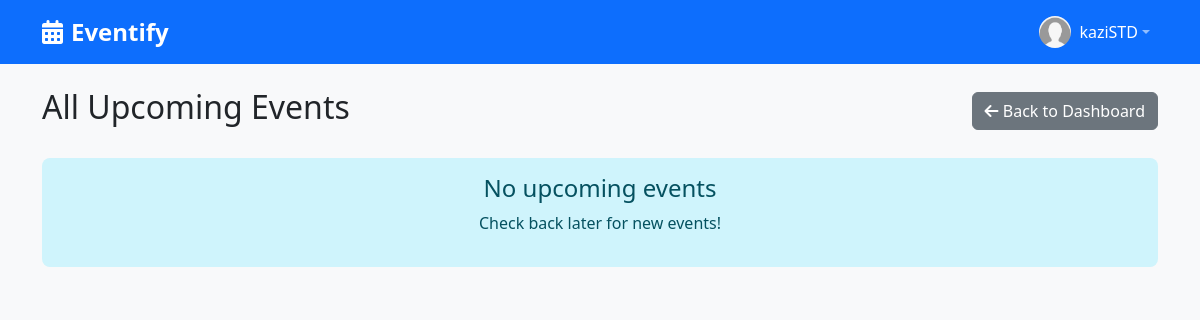
Page /student/events (signed in) on the earlier database version.
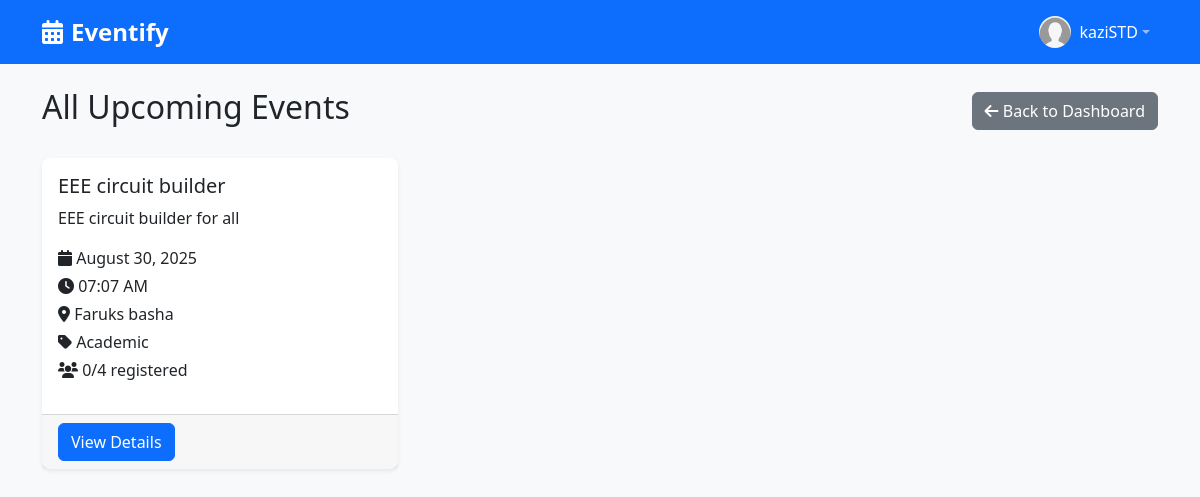
Same page on the later database version.
### models/event.py (models this page shows, shortened)
class Event(db.Model):
    __tablename__ = 'events'
    id = db.Column(db.Integer, primary_key=True)
    title = db.Column(db.String(200), nullable=False)
    description = db.Column(db.Text, nullable=False)
    date = db.Column(db.Date, nullable=False)
    time = db.Column(db.Time, nullable=False)
    location = db.Column(db.String(200), nullable=False)
    category = db.Column(db.String(100), nullable=False)
    max_capacity = db.Column(db.Integer, default=100)
    creator_id = db.Column(db.Integer, db.ForeignKey('users.id'), nullable=False)
    created_at = db.Column(db.DateTime, default=datetime.utcnow)
    updated_at = db.Column(db.DateTime, default=datetime.utcnow, onupdate=datetime.utcnow)
    creator = db.relationship('User', foreign_keys=[creator_id], back_populates='created_events')
    registered_users = db.relationship('User', secondary=event_registrations, back_populates='registered_events')
    @property
    def registration_count(self):
        return len(self.registered_users)

### views/student.py (the view)
@student_bp.route('/events')
def events():
    category = request.args.get('category', '')
    search = request.args.get('search', '')
    status = request.args.get('status', '')
    if search:
        upcoming_events = StudentViewModel.search_events(search)
    elif category:
        upcoming_events = StudentViewModel.get_events_by_category(category)
    elif status == 'ongoing':
        upcoming_events = StudentViewModel.get_ongoing_events()
    elif status == 'today':
        upcoming_events = StudentViewModel.get_today_events()
    else:
        upcoming_events = StudentViewModel.get_upcoming_events()
    return render_template('student/events.html',
                         events=upcoming_events,
                         today=date.today())

### app.py (called while the page is built)
def create_app():
    app = Flask(__name__)
    app.config.from_object(Config)
    db.init_app(app)
    login_manager = LoginManager()
    login_manager.init_app(app)
    login_manager.login_view = 'auth.login'
    login_manager.login_message = 'Please log in to access this page.'
    @login_manager.user_loader
    def load_user(user_id):
        return User.query.get(int(user_id))
    app.register_blueprint(auth_bp)
    app.register_blueprint(student_bp)
    app.register_blueprint(admin_bp)
    with app.app_context():
        db.create_all()
    @app.route('/')
    def index():
        if current_user.is_authenticated:
            if current_user.is_student():
                return redirect(url_for('student.dashboard'))
            else:
                return redirect(url_for('admin.dashboard'))
        return redirect(url_for('auth.login'))
    return app

### models/user.py (called while the page is built)
    def is_student(self):
        return self.role == 'student'

### viewmodels/student_viewmodel.py (called while the page is built)
    @staticmethod
    def get_upcoming_events():
        today = date.today()
        return Event.query.filter(Event.date >= today).order_by(Event.date, Event.time).all()

### templates/student/events.html (shortened to what this page needs)
{% extends "base.html" %}
{% block extra_css %}
<link href="{{ url_for('static', filename='css/student.css') }}" rel="stylesheet">
{% endblock %}
{% block content %}
<div class="d-flex justify-content-between align-items-center mb-4">
    <h2>All Upcoming Events</h2>
    <a href="{{ url_for('student.dashboard') }}" class="btn btn-secondary">
        <i class="fas fa-arrow-left"></i> Back to Dashboard
    </a>
</div>
<div class="row">
    {% if events %}
        {% for event in events %}
        <div class="col-md-6 col-lg-4 mb-4">
            <div class="card h-100">
                <div class="card-body">
                    <h5 class="card-title">{{ event.title }}</h5>
                    <p class="card-text">{{ event.description[:100] }}{% if event.description|length > 100 %}...{% endif %}</p>
                    <p class="mb-1"><i class="fas fa-calendar"></i> {{ event.date.strftime('%B %d, %Y') }}</p>
                    <p class="mb-1"><i class="fas fa-clock"></i> {{ event.time.strftime('%I:%M %p') }}</p>
                    <p class="mb-1"><i class="fas fa-map-marker-alt"></i> {{ event.location }}</p>
                    <p class="mb-1"><i class="fas fa-tag"></i> {{ event.category }}</p>
                    <p class="mb-3"><i class="fas fa-users"></i> {{ event.registration_count }}/{{ event.max_capacity }} registered</p>
                </div>
                <div class="card-footer">
                    <a href="{{ url_for('student.event_detail', event_id=event.id) }}" class="btn btn-primary">
                        View Details
                    </a>
                </div>
            </div>
        </div>
        {% endfor %}
    {% else %}
        <div class="col-12">
            <div class="alert alert-info text-center">
                <h4>No upcoming events</h4>
                <p>Check back later for new events!</p>
            </div>
        </div>
    {% endif %}
</div>
{% endblock %}

Differences in the rows shown:
added Event: title "EEE circuit builder", description "EEE circuit builder for all", date "August 30, 2025", time "07:07 AM", location "Faruks basha", category "Academic", registration_count "0", max_capacity "4"
Other differences:
text no longer shown: "No upcoming events Check back later for new events!"
